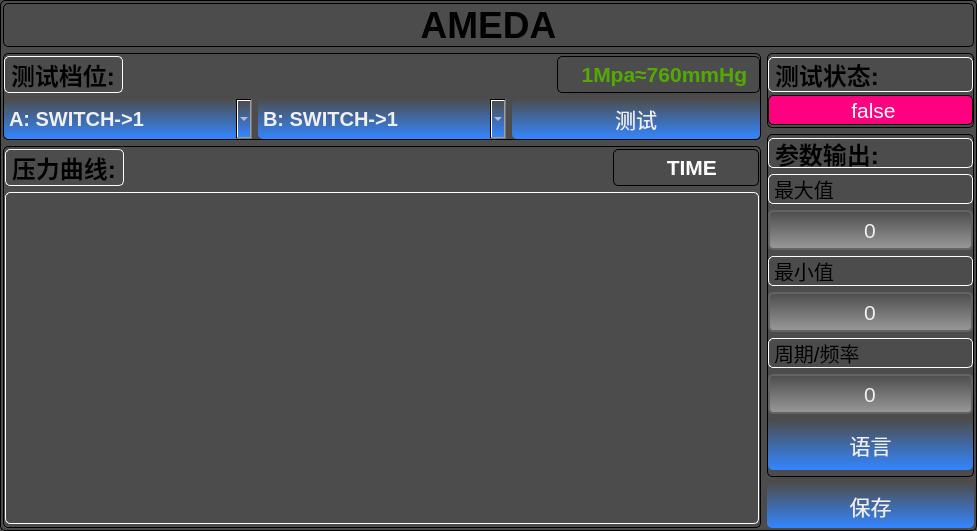
<?xml version="1.0" encoding="UTF-8"?>
<ui version="4.0">
 <class>AmerdaWidget</class>
 <widget class="QWidget" name="AmerdaWidget">
  <property name="geometry">
   <rect>
    <x>0</x>
    <y>0</y>
    <width>977</width>
    <height>531</height>
   </rect>
  </property>
  <property name="font">
   <font>
    <pointsize>15</pointsize>
   </font>
  </property>
  <property name="windowTitle">
   <string>AMEDA TESTING</string>
  </property>
  <property name="styleSheet">
   <string notr="true">color: #000000;
 border-radius:5px;
border:1px solid rgb(0,0,0);
background-color: rgb(76, 76, 76);
</string>
  </property>
  <layout class="QGridLayout" name="gridLayout_14">
   <property name="leftMargin">
    <number>3</number>
   </property>
   <property name="topMargin">
    <number>3</number>
   </property>
   <property name="rightMargin">
    <number>3</number>
   </property>
   <property name="bottomMargin">
    <number>3</number>
   </property>
   <item row="1" column="0">
    <layout class="QGridLayout" name="gridLayout_13" columnstretch="1,0">
     <item row="0" column="0">
      <layout class="QGridLayout" name="gridLayout_11" rowstretch="0,10">
       <item row="0" column="0">
        <widget class="QFrame" name="frame_2">
         <property name="styleSheet">
          <string notr="true"/>
         </property>
         <layout class="QGridLayout" name="gridLayout_8">
          <property name="leftMargin">
           <number>0</number>
          </property>
          <property name="topMargin">
           <number>0</number>
          </property>
          <property name="rightMargin">
           <number>0</number>
          </property>
          <property name="bottomMargin">
           <number>0</number>
          </property>
          <property name="horizontalSpacing">
           <number>0</number>
          </property>
          <property name="verticalSpacing">
           <number>6</number>
          </property>
          <item row="0" column="0">
           <layout class="QGridLayout" name="gridLayout_6">
            <item row="0" column="0">
             <layout class="QGridLayout" name="gridLayout_2">
              <property name="topMargin">
               <number>2</number>
              </property>
              <item row="0" column="1">
               <spacer name="horizontalSpacer_2">
                <property name="orientation">
                 <enum>Qt::Horizontal</enum>
                </property>
                <property name="sizeHint" stdset="0">
                 <size>
                  <width>40</width>
                  <height>20</height>
                 </size>
                </property>
               </spacer>
              </item>
              <item row="0" column="0">
               <widget class="QLabel" name="Label_2">
                <property name="font">
                 <font>
                  <pointsize>18</pointsize>
                  <weight>75</weight>
                  <bold>true</bold>
                 </font>
                </property>
                <property name="styleSheet">
                 <string notr="true">color: #000000;
 border-radius:5px;
    border:1px solid rgb(255,255,255);</string>
                </property>
                <property name="text">
                 <string>测试档位:</string>
                </property>
               </widget>
              </item>
              <item row="0" column="2">
               <widget class="QLabel" name="label">
                <property name="font">
                 <font>
                  <pointsize>16</pointsize>
                  <weight>75</weight>
                  <bold>true</bold>
                 </font>
                </property>
                <property name="styleSheet">
                 <string notr="true">color: rgb(85, 170, 0);</string>
                </property>
                <property name="text">
                 <string>    1Mpa≈760mmHg  </string>
                </property>
                <property name="alignment">
                 <set>Qt::AlignCenter</set>
                </property>
               </widget>
              </item>
             </layout>
            </item>
            <item row="1" column="0">
             <layout class="QGridLayout" name="gridLayout">
              <item row="1" column="0">
               <widget class="QComboBox" name="comboBox">
                <property name="minimumSize">
                 <size>
                  <width>0</width>
                  <height>40</height>
                 </size>
                </property>
                <property name="maximumSize">
                 <size>
                  <width>16777215</width>
                  <height>40</height>
                 </size>
                </property>
                <property name="font">
                 <font>
                  <pointsize>15</pointsize>
                  <weight>75</weight>
                  <bold>true</bold>
                 </font>
                </property>
                <property name="styleSheet">
                 <string notr="true">.QComboBox{
	border-style: none;
	border: 0px;
	color: #F0F0F0;
	padding: 5px;	
	height: 40px;
	border-radius:5px;
	background: qlineargradient(spread:pad, x1:0, y1:0, x2:0, y2:1, stop:0 #4D4D4D, stop:1 #3486FF); 
}

.QComboBox[focusPolicy=&quot;0&quot;] {
	border-style: none;
	border: 0px;
	color: #F0F0F0;
	padding: 0px;	
	min-height: 10px;
	border-radius:3px;
	background: qlineargradient(spread:pad, x1:0, y1:0, x2:0, y2:1, stop:0 #4D4D4D, stop:1 #3486FF); 
}

.QComboBox:hover{ 
	background: qlineargradient(spread:pad, x1:0, y1:0, x2:0, y2:1, stop:0 #636363, stop:1 #3486FF);
}

.QComboBox:pressed{ 
	background: qlineargradient(spread:pad, x1:0, y1:0, x2:0, y2:1, stop:0 #4D4D4D, stop:1 #3486FF);
}
</string>
                </property>
                <item>
                 <property name="text">
                  <string>A: SWITCH-&gt;1</string>
                 </property>
                </item>
                <item>
                 <property name="text">
                  <string>A: SWITCH-&gt;2</string>
                 </property>
                </item>
                <item>
                 <property name="text">
                  <string>A: SWITCH-&gt;3</string>
                 </property>
                </item>
                <item>
                 <property name="text">
                  <string>A: SWITCH-&gt;4</string>
                 </property>
                </item>
               </widget>
              </item>
              <item row="1" column="1">
               <widget class="QComboBox" name="comboBox_2">
                <property name="minimumSize">
                 <size>
                  <width>0</width>
                  <height>40</height>
                 </size>
                </property>
                <property name="maximumSize">
                 <size>
                  <width>16777215</width>
                  <height>40</height>
                 </size>
                </property>
                <property name="font">
                 <font>
                  <pointsize>15</pointsize>
                  <weight>75</weight>
                  <bold>true</bold>
                 </font>
                </property>
                <property name="styleSheet">
                 <string notr="true">.QComboBox{
	border-style: none;
	border: 0px;
	color: #F0F0F0;
	padding: 5px;	
	height: 40px;
	border-radius:5px;
	background: qlineargradient(spread:pad, x1:0, y1:0, x2:0, y2:1, stop:0 #4D4D4D, stop:1 #3486FF); 
}

.QComboBox[focusPolicy=&quot;0&quot;] {
	border-style: none;
	border: 0px;
	color: #F0F0F0;
	padding: 0px;	
	min-height: 10px;
	border-radius:3px;
	background: qlineargradient(spread:pad, x1:0, y1:0, x2:0, y2:1, stop:0 #4D4D4D, stop:1 #3486FF); 
}

.QComboBox:hover{ 
	background: qlineargradient(spread:pad, x1:0, y1:0, x2:0, y2:1, stop:0 #636363, stop:1 #3486FF);
}

.QComboBox:pressed{ 
	background: qlineargradient(spread:pad, x1:0, y1:0, x2:0, y2:1, stop:0 #4D4D4D, stop:1 #3486FF);
}
</string>
                </property>
                <item>
                 <property name="text">
                  <string>B: SWITCH-&gt;1</string>
                 </property>
                </item>
                <item>
                 <property name="text">
                  <string>B: SWITCH-&gt;2</string>
                 </property>
                </item>
                <item>
                 <property name="text">
                  <string>B: SWITCH-&gt;3</string>
                 </property>
                </item>
                <item>
                 <property name="text">
                  <string>B: SWITCH-&gt;4</string>
                 </property>
                </item>
               </widget>
              </item>
              <item row="1" column="2">
               <widget class="QPushButton" name="TestButton">
                <property name="minimumSize">
                 <size>
                  <width>0</width>
                  <height>40</height>
                 </size>
                </property>
                <property name="maximumSize">
                 <size>
                  <width>16777215</width>
                  <height>40</height>
                 </size>
                </property>
                <property name="font">
                 <font>
                  <pointsize>16</pointsize>
                 </font>
                </property>
                <property name="styleSheet">
                 <string notr="true">.QPushButton{
	border-style: none;
	border: 0px;
	color: #F0F0F0;
	padding: 5px;	
	height: 40px;
	border-radius:5px;
	background: qlineargradient(spread:pad, x1:0, y1:0, x2:0, y2:1, stop:0 #4D4D4D, stop:1 #3486FF); 
}

.QPushButton[focusPolicy=&quot;0&quot;] {
	border-style: none;
	border: 0px;
	color: #F0F0F0;
	padding: 0px;	
	min-height: 10px;
	border-radius:3px;
	background: qlineargradient(spread:pad, x1:0, y1:0, x2:0, y2:1, stop:0 #4D4D4D, stop:1 #3486FF); 
}

.QPushButton:hover{ 
	background: qlineargradient(spread:pad, x1:0, y1:0, x2:0, y2:1, stop:0 #636363, stop:1 #3486FF);
}

.QPushButton:pressed{ 
	background: qlineargradient(spread:pad, x1:0, y1:0, x2:0, y2:1, stop:0 #4D4D4D, stop:1 #3486FF);
}
</string>
                </property>
                <property name="text">
                 <string>测试</string>
                </property>
               </widget>
              </item>
             </layout>
            </item>
           </layout>
          </item>
         </layout>
        </widget>
       </item>
       <item row="1" column="0">
        <widget class="QFrame" name="frame">
         <property name="styleSheet">
          <string notr="true"/>
         </property>
         <layout class="QGridLayout" name="gridLayout_10" rowstretch="0,10">
          <property name="leftMargin">
           <number>1</number>
          </property>
          <property name="topMargin">
           <number>0</number>
          </property>
          <property name="rightMargin">
           <number>1</number>
          </property>
          <property name="bottomMargin">
           <number>3</number>
          </property>
          <item row="0" column="0">
           <layout class="QGridLayout" name="gridLayout_9">
            <property name="topMargin">
             <number>2</number>
            </property>
            <property name="horizontalSpacing">
             <number>6</number>
            </property>
            <item row="0" column="1">
             <spacer name="horizontalSpacer">
              <property name="orientation">
               <enum>Qt::Horizontal</enum>
              </property>
              <property name="sizeHint" stdset="0">
               <size>
                <width>40</width>
                <height>20</height>
               </size>
              </property>
             </spacer>
            </item>
            <item row="0" column="0">
             <widget class="QLabel" name="Label_3">
              <property name="font">
               <font>
                <pointsize>18</pointsize>
                <weight>75</weight>
                <bold>true</bold>
               </font>
              </property>
              <property name="styleSheet">
               <string notr="true">color: #000000;
 border-radius:5px;
    border:1px solid rgb(255,255,255);</string>
              </property>
              <property name="text">
               <string>压力曲线:</string>
              </property>
             </widget>
            </item>
            <item row="0" column="2">
             <widget class="QLabel" name="TimeLabel">
              <property name="font">
               <font>
                <pointsize>16</pointsize>
                <weight>75</weight>
                <bold>true</bold>
               </font>
              </property>
              <property name="styleSheet">
               <string notr="true">color: rgb(255, 255, 255);</string>
              </property>
              <property name="text">
               <string>         TIME       </string>
              </property>
              <property name="alignment">
               <set>Qt::AlignCenter</set>
              </property>
             </widget>
            </item>
           </layout>
          </item>
          <item row="1" column="0">
           <widget class="QCustomPlot" name="qCustomPlot" native="true">
            <property name="font">
             <font>
              <pointsize>15</pointsize>
             </font>
            </property>
            <property name="styleSheet">
             <string notr="true">color: #F0F0F0;
 border-radius:5px;
    border:1px solid rgb(255,255,255);</string>
            </property>
           </widget>
          </item>
         </layout>
        </widget>
       </item>
      </layout>
     </item>
     <item row="0" column="1">
      <layout class="QGridLayout" name="gridLayout_12" rowstretch="1,10,5">
       <item row="1" column="0">
        <widget class="QFrame" name="frame_4">
         <property name="styleSheet">
          <string notr="true">border-radius: 5px;</string>
         </property>
         <layout class="QGridLayout" name="gridLayout_5">
          <property name="leftMargin">
           <number>0</number>
          </property>
          <property name="topMargin">
           <number>0</number>
          </property>
          <property name="rightMargin">
           <number>0</number>
          </property>
          <property name="bottomMargin">
           <number>3</number>
          </property>
          <item row="0" column="0">
           <layout class="QGridLayout" name="gridLayout_4" rowstretch="1,1,1,1,1,1,1,1,0">
            <property name="topMargin">
             <number>3</number>
            </property>
            <property name="bottomMargin">
             <number>3</number>
            </property>
            <property name="verticalSpacing">
             <number>6</number>
            </property>
            <item row="2" column="0">
             <widget class="QLineEdit" name="MaxValueLineEdit">
              <property name="minimumSize">
               <size>
                <width>0</width>
                <height>40</height>
               </size>
              </property>
              <property name="font">
               <font>
                <pointsize>16</pointsize>
                <weight>50</weight>
                <bold>false</bold>
               </font>
              </property>
              <property name="styleSheet">
               <string notr="true">
.QLineEdit{
	border-style: none;
	border: 2px solid #636363;
	color: #F0F0F0;
	padding: 5px;	
	height: 40px;
	border-radius:5px;
	background: qlineargradient(spread:pad, x1:0, y1:0, x2:0, y2:1, stop:0 #4D4D4D, stop:1 #999999); 
}

.QLineEdit[focusPolicy=&quot;0&quot;] {
	border-style: none;
	border: 0px;
	color: #F0F0F0;
	padding: 0px;	
	min-height: 10px;
	border-radius:10px;
	background: qlineargradient(spread:pad, x1:0, y1:0, x2:0, y2:1, stop:0 #4D4D4D, stop:1 #999999); 
}
</string>
              </property>
              <property name="text">
               <string>0</string>
              </property>
              <property name="alignment">
               <set>Qt::AlignCenter</set>
              </property>
              <property name="readOnly">
               <bool>true</bool>
              </property>
             </widget>
            </item>
            <item row="1" column="0">
             <widget class="QLabel" name="MaxValueLabel">
              <property name="minimumSize">
               <size>
                <width>0</width>
                <height>30</height>
               </size>
              </property>
              <property name="maximumSize">
               <size>
                <width>16777215</width>
                <height>40</height>
               </size>
              </property>
              <property name="font">
               <font>
                <pointsize>15</pointsize>
               </font>
              </property>
              <property name="styleSheet">
               <string notr="true">color: #000000;
 border-radius:5px;
    border:1px solid rgb(255,255,255);</string>
              </property>
              <property name="text">
               <string>最大值</string>
              </property>
             </widget>
            </item>
            <item row="0" column="0">
             <widget class="QLabel" name="Label_5">
              <property name="minimumSize">
               <size>
                <width>0</width>
                <height>30</height>
               </size>
              </property>
              <property name="maximumSize">
               <size>
                <width>16777215</width>
                <height>45</height>
               </size>
              </property>
              <property name="font">
               <font>
                <pointsize>18</pointsize>
                <weight>75</weight>
                <bold>true</bold>
               </font>
              </property>
              <property name="styleSheet">
               <string notr="true">color: #000000;
 border-radius:5px;
    border:1px solid rgb(255,255,255);</string>
              </property>
              <property name="text">
               <string>参数输出:</string>
              </property>
             </widget>
            </item>
            <item row="5" column="0">
             <widget class="QLabel" name="FrequenceLabel">
              <property name="minimumSize">
               <size>
                <width>0</width>
                <height>30</height>
               </size>
              </property>
              <property name="maximumSize">
               <size>
                <width>16777215</width>
                <height>40</height>
               </size>
              </property>
              <property name="font">
               <font>
                <pointsize>15</pointsize>
               </font>
              </property>
              <property name="styleSheet">
               <string notr="true">color: #000000;
 border-radius:5px;
    border:1px solid rgb(255,255,255);</string>
              </property>
              <property name="text">
               <string>周期/频率</string>
              </property>
             </widget>
            </item>
            <item row="4" column="0">
             <widget class="QLineEdit" name="MinValueLineEdit">
              <property name="minimumSize">
               <size>
                <width>0</width>
                <height>40</height>
               </size>
              </property>
              <property name="font">
               <font>
                <pointsize>16</pointsize>
               </font>
              </property>
              <property name="styleSheet">
               <string notr="true">
.QLineEdit{
	border-style: none;
	border: 2px solid #636363;
	color: #F0F0F0;
	padding: 5px;	
	height: 40px;
	border-radius:5px;
	background: qlineargradient(spread:pad, x1:0, y1:0, x2:0, y2:1, stop:0 #4D4D4D, stop:1 #999999); 
}

.QLineEdit[focusPolicy=&quot;0&quot;] {
	border-style: none;
	border: 0px;
	color: #F0F0F0;
	padding: 0px;	
	min-height: 10px;
	border-radius:10px;
	background: qlineargradient(spread:pad, x1:0, y1:0, x2:0, y2:1, stop:0 #4D4D4D, stop:1 #999999); 
}
</string>
              </property>
              <property name="text">
               <string>0</string>
              </property>
              <property name="alignment">
               <set>Qt::AlignCenter</set>
              </property>
              <property name="dragEnabled">
               <bool>false</bool>
              </property>
              <property name="readOnly">
               <bool>true</bool>
              </property>
             </widget>
            </item>
            <item row="6" column="0">
             <widget class="QLineEdit" name="FrequenceLineEdit">
              <property name="minimumSize">
               <size>
                <width>0</width>
                <height>40</height>
               </size>
              </property>
              <property name="font">
               <font>
                <pointsize>16</pointsize>
               </font>
              </property>
              <property name="styleSheet">
               <string notr="true">
.QLineEdit{
	border-style: none;
	border: 2px solid #636363;
	color: #F0F0F0;
	padding: 5px;	
	height: 40px;
	border-radius:5px;
	background: qlineargradient(spread:pad, x1:0, y1:0, x2:0, y2:1, stop:0 #4D4D4D, stop:1 #999999); 
}

.QLineEdit[focusPolicy=&quot;0&quot;] {
	border-style: none;
	border: 0px;
	color: #F0F0F0;
	padding: 0px;	
	min-height: 10px;
	border-radius:10px;
	background: qlineargradient(spread:pad, x1:0, y1:0, x2:0, y2:1, stop:0 #4D4D4D, stop:1 #999999); 
}
</string>
              </property>
              <property name="text">
               <string>0</string>
              </property>
              <property name="alignment">
               <set>Qt::AlignCenter</set>
              </property>
              <property name="readOnly">
               <bool>true</bool>
              </property>
             </widget>
            </item>
            <item row="3" column="0">
             <widget class="QLabel" name="MinValueLabel">
              <property name="minimumSize">
               <size>
                <width>0</width>
                <height>30</height>
               </size>
              </property>
              <property name="maximumSize">
               <size>
                <width>16777215</width>
                <height>40</height>
               </size>
              </property>
              <property name="font">
               <font>
                <pointsize>15</pointsize>
               </font>
              </property>
              <property name="styleSheet">
               <string notr="true">color: #000000;
 border-radius:5px;
    border:1px solid rgb(255,255,255);</string>
              </property>
              <property name="text">
               <string>最小值</string>
              </property>
             </widget>
            </item>
            <item row="7" column="0">
             <widget class="QPushButton" name="LanguageButton">
              <property name="minimumSize">
               <size>
                <width>0</width>
                <height>50</height>
               </size>
              </property>
              <property name="maximumSize">
               <size>
                <width>16777215</width>
                <height>50</height>
               </size>
              </property>
              <property name="font">
               <font>
                <pointsize>16</pointsize>
               </font>
              </property>
              <property name="styleSheet">
               <string notr="true">.QPushButton{
	border-style: none;
	border: 0px;
	color: #F0F0F0;
	padding: 5px;	
	height: 50px;
	border-radius:5px;
	background: qlineargradient(spread:pad, x1:0, y1:0, x2:0, y2:1, stop:0 #4D4D4D, stop:1 #3486FF); 
}

.QPushButton[focusPolicy=&quot;0&quot;] {
	border-style: none;
	border: 0px;
	color: #F0F0F0;
	padding: 0px;	
	min-height: 10px;
	border-radius:3px;
	background: qlineargradient(spread:pad, x1:0, y1:0, x2:0, y2:1, stop:0 #4D4D4D, stop:1 #3486FF); 
}

.QPushButton:hover{ 
	background: qlineargradient(spread:pad, x1:0, y1:0, x2:0, y2:1, stop:0 #636363, stop:1 #3486FF);
}

.QPushButton:pressed{ 
	background: qlineargradient(spread:pad, x1:0, y1:0, x2:0, y2:1, stop:0 #4D4D4D, stop:1 #3486FF);
}
</string>
              </property>
              <property name="text">
               <string>语言</string>
              </property>
             </widget>
            </item>
            <item row="8" column="0">
             <spacer name="verticalSpacer">
              <property name="orientation">
               <enum>Qt::Vertical</enum>
              </property>
              <property name="sizeHint" stdset="0">
               <size>
                <width>20</width>
                <height>40</height>
               </size>
              </property>
             </spacer>
            </item>
           </layout>
          </item>
         </layout>
        </widget>
       </item>
       <item row="0" column="0">
        <widget class="QFrame" name="frame_3">
         <property name="styleSheet">
          <string notr="true">border-radius: 5px;</string>
         </property>
         <layout class="QGridLayout" name="gridLayout_7">
          <property name="leftMargin">
           <number>0</number>
          </property>
          <property name="topMargin">
           <number>0</number>
          </property>
          <property name="rightMargin">
           <number>0</number>
          </property>
          <property name="bottomMargin">
           <number>0</number>
          </property>
          <item row="0" column="0">
           <layout class="QGridLayout" name="gridLayout_3">
            <property name="topMargin">
             <number>3</number>
            </property>
            <property name="bottomMargin">
             <number>2</number>
            </property>
            <property name="horizontalSpacing">
             <number>0</number>
            </property>
            <property name="verticalSpacing">
             <number>3</number>
            </property>
            <item row="0" column="0">
             <widget class="QLabel" name="Label_4">
              <property name="minimumSize">
               <size>
                <width>0</width>
                <height>35</height>
               </size>
              </property>
              <property name="font">
               <font>
                <pointsize>18</pointsize>
                <weight>75</weight>
                <bold>true</bold>
               </font>
              </property>
              <property name="styleSheet">
               <string notr="true">color: #000000;
 border-radius:5px;
    border:1px solid rgb(255,255,255);</string>
              </property>
              <property name="text">
               <string>测试状态:</string>
              </property>
             </widget>
            </item>
            <item row="1" column="0">
             <widget class="QLabel" name="StatusLabel">
              <property name="minimumSize">
               <size>
                <width>0</width>
                <height>30</height>
               </size>
              </property>
              <property name="maximumSize">
               <size>
                <width>16777215</width>
                <height>30</height>
               </size>
              </property>
              <property name="font">
               <font>
                <pointsize>16</pointsize>
               </font>
              </property>
              <property name="styleSheet">
               <string notr="true">background-color: rgb(255, 0, 128);
color: rgb(255, 255, 255);</string>
              </property>
              <property name="text">
               <string> false</string>
              </property>
              <property name="alignment">
               <set>Qt::AlignCenter</set>
              </property>
             </widget>
            </item>
           </layout>
          </item>
         </layout>
        </widget>
       </item>
       <item row="2" column="0">
        <widget class="QPushButton" name="SaveButton">
         <property name="minimumSize">
          <size>
           <width>0</width>
           <height>40</height>
          </size>
         </property>
         <property name="maximumSize">
          <size>
           <width>16777215</width>
           <height>16777215</height>
          </size>
         </property>
         <property name="font">
          <font>
           <pointsize>16</pointsize>
          </font>
         </property>
         <property name="styleSheet">
          <string notr="true">.QPushButton{
	border-style: none;
	border: 0px;
	color: #F0F0F0;
	padding: 5px;	
	height: 40px;
	border-radius:5px;
	background: qlineargradient(spread:pad, x1:0, y1:0, x2:0, y2:1, stop:0 #4D4D4D, stop:1 #3486FF); 
}

.QPushButton[focusPolicy=&quot;0&quot;] {
	border-style: none;
	border: 0px;
	color: #F0F0F0;
	padding: 0px;	
	min-height: 10px;
	border-radius:3px;
	background: qlineargradient(spread:pad, x1:0, y1:0, x2:0, y2:1, stop:0 #4D4D4D, stop:1 #3486FF); 
}

.QPushButton:hover{ 
	background: qlineargradient(spread:pad, x1:0, y1:0, x2:0, y2:1, stop:0 #636363, stop:1 #3486FF);
}

.QPushButton:pressed{ 
	background: qlineargradient(spread:pad, x1:0, y1:0, x2:0, y2:1, stop:0 #4D4D4D, stop:1 #3486FF);
}
</string>
         </property>
         <property name="text">
          <string>保存</string>
         </property>
        </widget>
       </item>
      </layout>
     </item>
    </layout>
   </item>
   <item row="0" column="0">
    <widget class="QLabel" name="Label">
     <property name="font">
      <font>
       <pointsize>28</pointsize>
       <weight>75</weight>
       <bold>true</bold>
      </font>
     </property>
     <property name="text">
      <string>AMEDA</string>
     </property>
     <property name="alignment">
      <set>Qt::AlignCenter</set>
     </property>
    </widget>
   </item>
  </layout>
 </widget>
 <layoutdefault spacing="6" margin="11"/>
 <customwidgets>
  <customwidget>
   <class>QCustomPlot</class>
   <extends>QWidget</extends>
   <header location="global">qcustomplot.h</header>
   <container>1</container>
  </customwidget>
 </customwidgets>
 <resources/>
 <connections/>
</ui>
